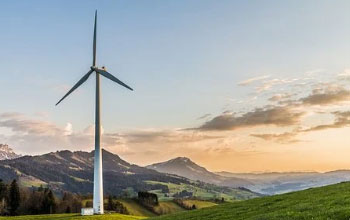
#> input picture utils/temp_captcha.png, 350 x 220 px
$ python -i captcha_solver.py   (imports and definitions only)
#> lines starting #> are read from the running program, lines starting #| are printed output that depends on the picture; after the words box and inside, x2 and y2 are one past the last pixel; in counts of white or black regions, pixels touching at a corner belong together
### utils/image_tool.py
import cv2
import numpy as np
import base64
import os

def cv_imread_alpha(file_path):
    """支持中文路径并读取 4 通道 (RGBA)"""
#> called with file_path = 'temp_captcha.png'
    if not os.path.exists(file_path):
        return None
    return cv2.imdecode(np.fromfile(file_path, dtype=np.uint8), cv2.IMREAD_UNCHANGED)
#> returned value is the input picture: shape (220, 350, 4); mean B, G, R, A 159.6, 167, 166.5, 250.8

# [13 lines left out: function save_base64_img, not called in this run]

### utils/captcha_solver.py
import cv2
import numpy as np
from .image_tool import cv_imread_alpha

class CaptchaSolver:
    @staticmethod
    def get_gap_x(bg_path):
        """利用Alpha通道计算缺口横坐标"""
        img = cv_imread_alpha(bg_path)
        if img is None or img.shape[2] < 4:
            return None
        # 提取Alpha并二值化
        alpha = img[:, :, 3]
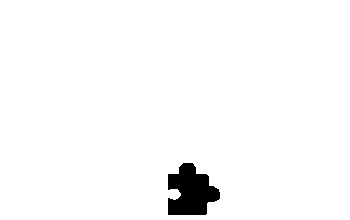
#> alpha: shape (220, 350); values 80 (black) and 255 (white), 97.6% white; 1 black region, box (x1, y1, x2, y2) and area: (168, 163, 220, 215) 1856
        _, thresh = cv2.threshold(alpha, 200, 255, cv2.THRESH_BINARY_INV)
        # 开运算降噪
        kernel = np.ones((3, 3), np.uint8)
        thresh = cv2.morphologyEx(thresh, cv2.MORPH_OPEN, kernel)
#> thresh: shape (220, 350); 2.4% white; 1 white region
        # 找轮廓并根据尺寸过滤
        contours, _ = cv2.findContours(thresh, cv2.RETR_EXTERNAL, cv2.CHAIN_APPROX_SIMPLE)
#> contours = 1 contour; box (x1, y1, x2, y2) and area: (168, 163, 220, 215) 1751
        for cnt in contours:
            x, y, w, h = cv2.boundingRect(cnt)
            if 40 < w < 75 and 40 < h < 75:
                return x
#> this loop made 1 pass
#> (x, y, w, h) on pass 1: (168, 163, 52, 52)
        return None

>>> result = CaptchaSolver().get_gap_x('temp_captcha.png')
#> result = 168
